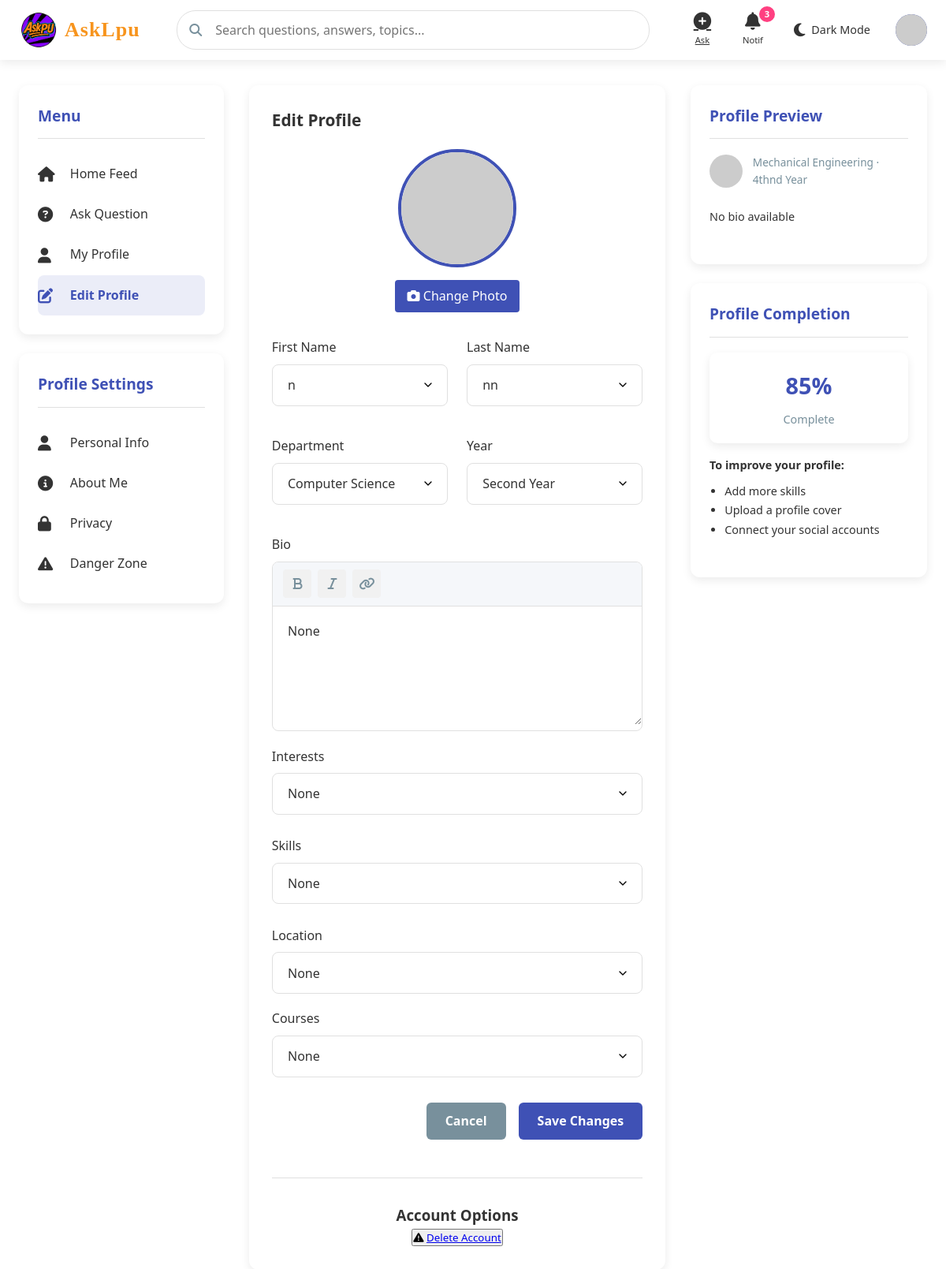
The app's page /update_profile (signed in) with its own data.
### app.py (models this page shows)
class User(db.Model):
    id = db.Column(db.Integer, primary_key=True)#use
    first_name=db.Column(db.String(90),unique=False, nullable=False)
    last_name=db.Column(db.String(90),unique=False, nullable=False)
    full_name=db.Column(db.String(90),unique=True, nullable=True)#use
    username = db.Column(db.String(80), unique=True, nullable=False)#use
    email = db.Column(db.String(120), unique=True, nullable=False)#use
    c_id = db.Column(db.String(200), nullable=False)#use
    password = db.Column(db.String(200), nullable=False)#use
    role = db.Column(db.String(20), default='student',nullable=True)#use
    department = db.Column(db.String(50), nullable=True)#use
    year = db.Column(db.String(90), nullable=True)#use
    bio = db.Column(db.Text, nullable=True)#use
    interest= db.Column(db.String(200), nullable=True)
    skiils=db.Column(db.String(200), nullable=True)
    location=db.Column(db.String(200), nullable=True)
    questions = db.relationship('Question', backref='author', lazy=True, cascade="all, delete")
    created_at = db.Column(db.DateTime, default=datetime.utcnow)
    answers = db.relationship('Answer', backref='author', lazy=True, cascade="all, delete")
    image = db.Column(db.String(300), nullable=True)
    otp=db.Column(db.Integer)#use
    achievement=db.Column(db.String(200), nullable=True)
    course=db.Column(db.String(200), nullable=True)
    verify= db.Column(db.Boolean, default=False)
    voted_on = db.relationship(
        'Answer',
        secondary=votes_association,
        back_populates='voters',
        cascade="all, delete"
    )

### app.py (the view)
@app.route('/update_profile')
def update_profile():
    user = User.query.get(session['user_id'])
    return render_template('update_profile.html',user=user)

### templates/update_profile.html (shortened to what this page needs)
<!DOCTYPE html>
<html lang="en">
<head>
    <link rel="stylesheet" href="https://cdnjs.cloudflare.com/ajax/libs/font-awesome/6.4.0/css/all.min.css">
       <link rel="stylesheet" href="{{url_for ('static',filename='css/styles.css')}}">
</head>
<body>
    <header>
        <div class="header-container">
           <a href="{{ url_for('index') }}" class="logo">
<img src="{{ url_for('static', filename='uploads/logo.png') }}"
     alt="Logo"
     style="height: 50px; width: auto; max-width: 100%; object-fit: contain;">
<span class="logo-text">AskLpu</span>
            </a>
            <div class="search-container">
                <i class="fas fa-search search-icon"></i>
                <input type="text" class="search-bar" placeholder="Search questions, answers, topics...">
            </div>
            <div class="nav-icons">
                <a href="{{url_for('ask')}}" class="nav-icon" id="ask-btn">
                    <i class="fas fa-plus-circle"></i>
                    <span>Ask</span>
                </a>
                <div class="nav-icon" id="notifications-btn">
                    <i class="fas fa-bell"></i>
                    <span>Notif</span>
                    <div class="notification-badge">3</div>
                </div>
                <div class="theme-toggle" id="theme-toggle">
                    <i class="fas fa-moon toggle-icon" id="theme-icon"></i>
                    <span class="toggle-text">Dark Mode</span>
                </div>
                <a href="profile.html" class="user-avatar" id="profile-btn">
                    {% if user.image %}
  <img src="{{ url_for('static', filename='uploads/' + user.image) }}" alt="Avatar">
{% else %}
  <img src="https://api.dicebear.com/6.x/avataaars/svg?seed={{ user.username }}" alt="Default Avatar">
{% endif %} </a>
            </div>
        </div>
    </header>
    <div class="main-container">
        <div class="sidebar">
            <div class="sidebar-card">
                <h3 class="sidebar-title">Menu</h3>
                <a href="{{url_for('index')}}" class="menu-item">
                    <i class="fas fa-home"></i>
                    <span>Home Feed</span>
                </a>
                <a href="{{url_for('ask')}}" class="menu-item">
                    <i class="fas fa-question-circle"></i>
                    <span>Ask Question</span>
                </a>
                <a href="{{url_for('profile')}}" class="menu-item">
                    <i class="fas fa-user"></i>
                    <span>My Profile</span>
                </a>
                <a href="{{url_for('update_profile')}}" class="menu-item active-menu">
                    <i class="fas fa-edit"></i>
                    <span>Edit Profile</span>
                </a>
            </div>
            <div class="sidebar-card">
                <h3 class="sidebar-title">Profile Settings</h3>
                <a href="#personal-info" class="menu-item">
                    <i class="fas fa-user"></i>
                    <span>Personal Info</span>
                </a>
                <a href="#about-me" class="menu-item">
                    <i class="fas fa-info-circle"></i>
                    <span>About Me</span>
                </a>
                <a href="#privacy" class="menu-item">
                    <i class="fas fa-lock"></i>
                    <span>Privacy</span>
                </a>
                <a href="#danger-zone" class="menu-item">
                    <i class="fas fa-exclamation-triangle"></i>
                    <span>Danger Zone</span>
                </a>
            </div>
        </div>
        <div class="main-content">
            <div class="content-card">
                <h2 class="form-title">Edit Profile</h2>
                <form class="edit-profile-container"  method="POST" action="{{url_for('update')}}" enctype="multipart/form-data">
                    <div class="avatar-upload">
                        <div class="avatar-preview">
                           {% if user.image %}
  <img src="{{ url_for('static', filename='uploads/' + user.image) }}" alt="Avatar">
{% else %}
  <img src="https://api.dicebear.com/6.x/avataaars/svg?seed={{ user.username }}" alt="Default Avatar">
{% endif %}  </div>
                        <label for="avatar-upload" class="upload-button">
                            <i class="fas fa-camera"></i> Change Photo
                        </label>
                    </div>
                    <div class="ask-form">
                        <div class="form-row">
                            <div class="form-col">
                                <div class="form-group">
                                    <label class="form-label">First Name</label>
                                    <input type="text" class="form-input" name="first_name" value="{{user.first_name}}" required>
                                </div>
                            </div>
                            <div class="form-col">
                                <div class="form-group">
                                    <label class="form-label">Last Name</label>
                                    <input type="text" class="form-input" name="last_name" value="{{user.last_name}}" required>
                                </div>
                            </div>
                        </div>
                        <div class="form-row">
                            <div class="form-col">
                                <div class="form-group">
                                    <label class="form-label">Department</label>
                                    <select class="form-input" name="department" required>
                                        <option value="Computer Science">Computer Science</option>
                                    </select>
                                </div>
                            </div>
                            <div class="form-col">
                                <div class="form-group">
                                    <label class="form-label">Year</label>
                                    <select class="form-input" name="year" required>
                                        <option value="2" selected>Second Year</option>
                                    </select>
                                </div>
                            </div>
                        </div>
                        <div class="form-group">
                            <label class="form-label">Bio</label>
                            <div class="rich-text-editor">
                                <div class="editor-toolbar">
                                    <button class="tool-button" title="Bold"><i class="fas fa-bold"></i></button>
                                    <button class="tool-button" title="Italic"><i class="fas fa-italic"></i></button>
                                    <button class="tool-button" title="Link"><i class="fas fa-link"></i></button>
                                </div>
                                <textarea class="editor-content" name="bio" required>{{user.bio}}</textarea>
                            </div>
                        </div>
                        <div class="form-group">
                            <label class="form-label">Interests</label>
                            <input type="text" class="form-input" name="interests_input" value="{{user.interest}}">
                        </div>
                        <div class="form-group">
                            <label class="form-label">Skills</label>
                            <input type="text" class="form-input" name="skills_input" value="{{user.skiils}}">
                        </div>
                        <div class="form-group">
                            <label class="form-label">Location</label>
                            <input type="text" class="form-input" name="location" value="{{user.location}}">
                        </div>
                        <div class="form-group">
                            <label class="form-label">Courses</label>
                            <input type="text" class="form-input" name="course" value="{{user.course}}">
                        </div>
                        <div class="form-actions">
                            <button type="button" class="cancel-button" >Cancel</button>
                            <button type="submit" class="submit-button">Save Changes</button>
                        </div>
                        </form>
                        <div class="delete-account">
                            <h3>Account Options</h3>
                            <button type="button" >
                                <i class="fas fa-exclamation-triangle"></i>
                                <a href="{{url_for('delete')}}">Delete Account</a>
                            </button>
                        </div>
                    </div>
            </div>
        </div>
        <div class="right-sidebar">
            <div class="sidebar-card">
                <h3 class="sidebar-title">Profile Preview</h3>
                <div class="user-info" style="margin-bottom: 1.5rem;">
                    {% if user.image %}
  <img src="{{ url_for('static', filename='uploads/' + user.image) }}" alt="Avatar">
{% else %}
  <img src="https://api.dicebear.com/6.x/avataaars/svg?seed={{ user.username }}" alt="Default Avatar">
{% endif %}
                    <div class="user-details">
                        <div class="user-meta">{{user.department}} · {{user.year}}nd Year</div>
                    </div>
                </div>
                <div class="question-content" style="font-size: 0.9rem;">
                    {%if user.bio %}
                    <p>{{user.bio[0:50]}}...</p>
                    {%else%}
                    <p>No bio available</p>
                    {%endif%}
                </div>
            </div>
            <div class="sidebar-card">
                <h3 class="sidebar-title">Profile Completion</h3>
                <div class="stat-item">
                    <div class="stat-value">85%</div>
                    <div class="stat-label">Complete</div>
                </div>
                <div class="question-content" style="font-size: 0.9rem; margin-top: 1rem;">
                    <p><strong>To improve your profile:</strong></p>
                    <ul style="padding-left: 1.2rem; margin-top: 0.5rem;">
                        <li>Add more skills</li>
                        <li>Upload a profile cover</li>
                        <li>Connect your social accounts</li>
                    </ul>
                </div>
            </div>
        </div>
</body>
</html>

### records on screen
User: first_name "n", last_name "nn", bio "None", interests_input "None", skills_input "None", location "None", course "None", department "Mechanical Engineering", year "4th"
